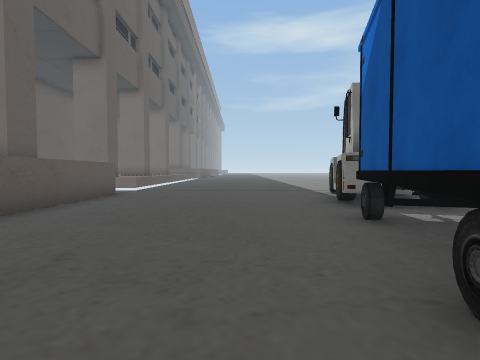
view 1 (above)

12 first-person views from a walk through a Unity game level. The camera is 1.5 m above the floor, tilts 2° down and sees 85° across. The floor is counted in squares, 2 m on a side. Each view is taken from the middle of a square. On the plan, view 1 faces up. The plan holds only what a view shows up to about 9 squares ahead; the rest is blank. The place goes on beyond the plan. Some surface patterns are stand-ins.

view 2
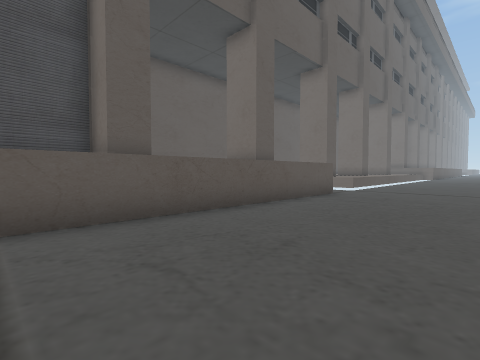

view 3
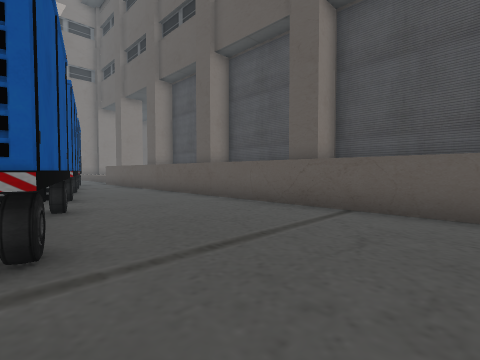

view 4
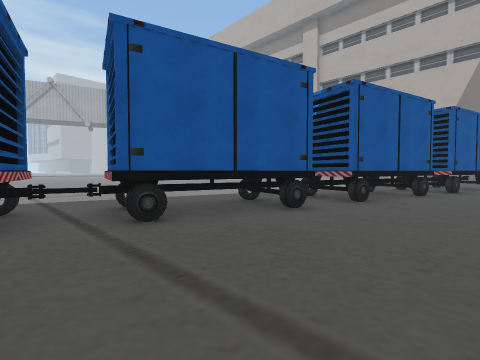

view 5
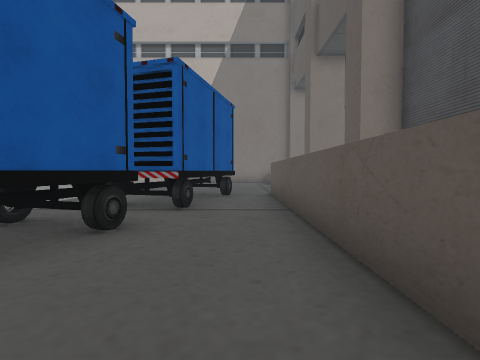

view 6
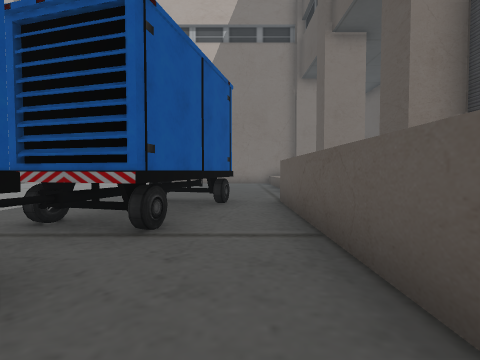

view 7
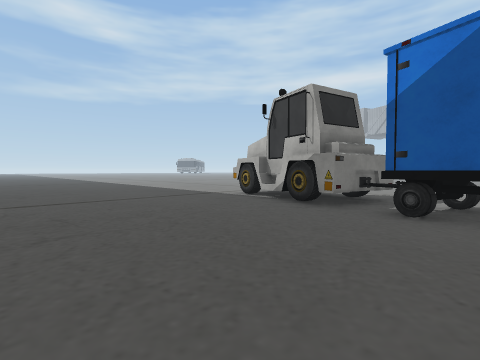

view 8
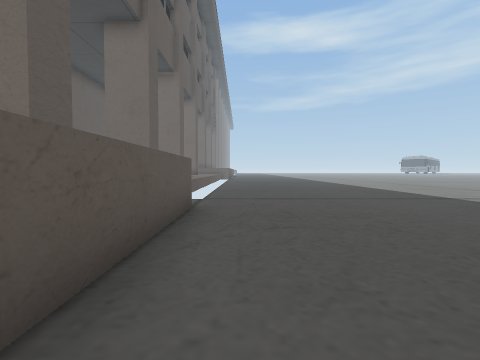

view 9
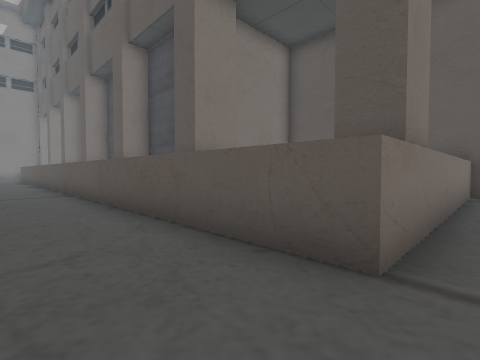

view 10
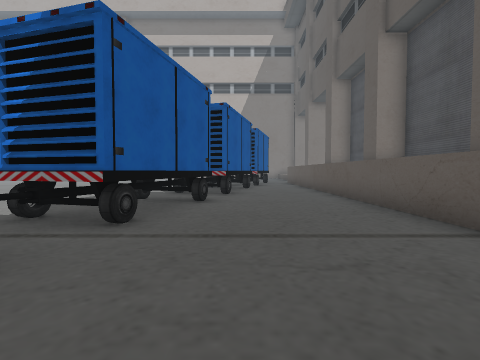

view 11
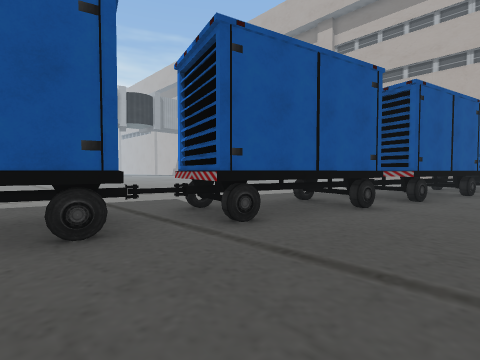

view 12
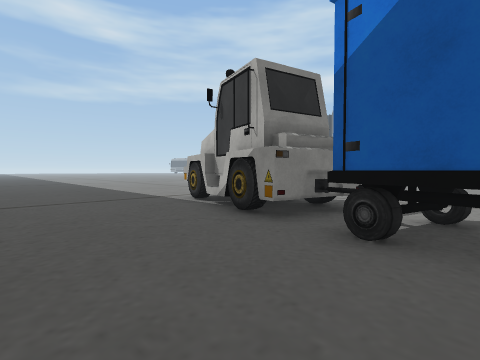

### Floor plan
Key: @ floor where view 1 was taken; # wall or solid block; x gap in a wall; . floor; T thing the floor can be seen under or through.
Columns run from 7 left of view 1 to 7 right of it. Each row starts with its distance up from view 1.
  9 ..........#
  8 ####......#
  7    #......#
  6    #......##..
  5    #......##..
  4    #.....###..
  3    #.....##...
  2    #.....T ...
  1    #.....TT...
  0    #...@.T.....
 -1    #....TT.....
 -2    #....T ....
 -3    #...TT ...
 -4    #...#T....
 -5    #...#T...
 -6    #..##T.
 -7    #..##
 -8    #..TT
 -9    #..TT.
-10    #.#T..
-11    #.#TT.
-12    #.TT...
-13    #xTT...
-14    ..TT..
-15    ....
-16    ....

Positions as (right, up) in squares from view 1, and headings:
1: (0, 0), facing up
2: (0, 0), facing up-left
3: (1, 2), facing down-left
4: (-3, 1), facing down-right
5: (-3, -5), facing down
6: (-3, -7), facing down
7: (-3, 3), facing up-right
8: (-3, 3), facing up
9: (-2, 9), facing down-left
10: (-1, 3), facing down
11: (-2, 2), facing down-right
12: (-1, 3), facing up-right
